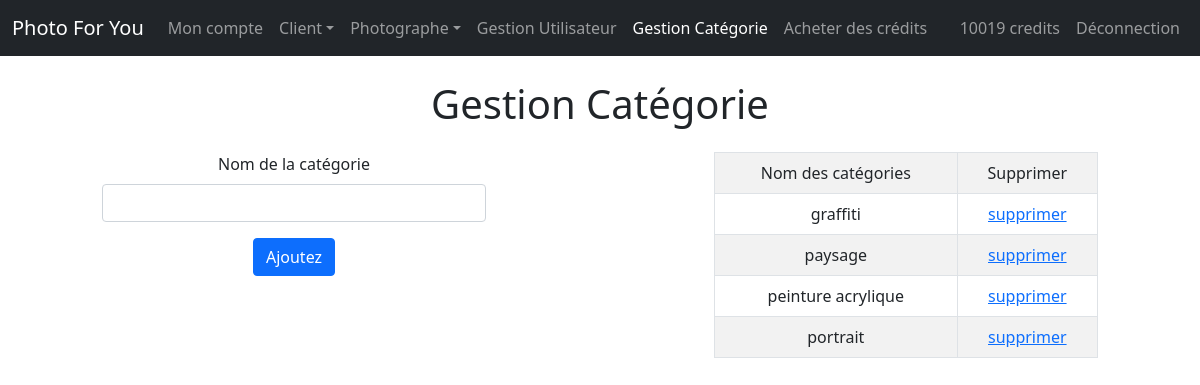
The app's page /gestion-categorie.php (signed in) with its own data.
### tables this page shows
CREATE TABLE IF NOT EXISTS `navbar` (
  `id` int(11) NOT NULL AUTO_INCREMENT,
  `acte` varchar(40) NOT NULL,
  `lien` varchar(40) NOT NULL,
  `droit` int(11) NOT NULL,
  PRIMARY KEY (`id`)
);

CREATE TABLE IF NOT EXISTS `user` (
  `id` int(11) NOT NULL AUTO_INCREMENT,
  `nom` varchar(40) NOT NULL,
  `prenom` varchar(40) NOT NULL,
  `pseudo` varchar(20) NOT NULL,
  `img_profil` varchar(50) NOT NULL,
  `mail` varchar(40) NOT NULL,
  `mdp` varchar(40) NOT NULL,
  `grade` varchar(40) NOT NULL,
  `SIRET` varchar(14) DEFAULT NULL,
  `credits` int(11) NOT NULL DEFAULT '0',
  `etat` varchar(15) NOT NULL,
  PRIMARY KEY (`id`)
);

CREATE TABLE IF NOT EXISTS `categorie` (
  `nom_categorie` varchar(20) NOT NULL,
  PRIMARY KEY (`nom_categorie`)
);

### gestion-categorie.php (the view, shortened to what this page needs)
<!DOCTYPE html>
<html lang="fr">
<head>
	<?php include "includes/head.php"; ?>
</head>
	<body>
		<?php
		include "includes/bdd.php";
		include "includes/nav.php";
		?>
        <h1 class="text-center mt-4">Gestion Catégorie</h1>
		<div class="row justify-content-center mt-4">
            <div class="col-4 text-center">
                <form method="post">
                    <div class="mb-3">
                        <label for="nom_categorie" class="form-label">Nom de la catégorie</label>
                        <input type="text" class="form-control" name="nom_categorie" pattern="{3,20}" required>
                    </div>
                    <button type="submit" name="submit" class="btn btn-primary">Ajoutez</button>
                </form>
            </div>
            <div class="col-2"></div>
            <div class="col-4">
                <table class="text-center table table-bordered table-striped">
                    <tr>
                        <td class="p-2">Nom des catégories</td>
                        <td class="p-2">Supprimer</td>
                    </tr>
                <?php
                    $req = $bdd->query("SELECT * FROM Categorie");
                    $data = $req->fetchAll();
                    foreach ($data as $li){
                        echo '<tr>';
                        echo '<td>'.$li['nom_categorie'].'</td>';
                        echo '<td><a href="suppr-categorie.php?nom_categorie='.$li['nom_categorie'].'">supprimer<a></td>';
                        echo '</tr/>';
                    }
                ?>
                </table>
            </div>
        </div>
	</body>
</html>

### includes/nav.php (shortened to what this page needs)
<nav class="navbar navbar-expand-lg navbar-dark bg-dark">
  <div class="container-fluid">
    <a class="navbar-brand" href="index.php">Photo For You</a>
    <div class="collapse navbar-collapse" id="navbarSupportedContent">
      <ul class="navbar-nav me-auto">
        <?php
      if(isset($_SESSION['grade'])){
          echo '<li class="nav-item"><a class="nav-link" href="profil.php?id='.$_SESSION['id'].'">Mon compte</a></li>';
      }
          ?>
<?php
        if(isset($_SESSION['grade'])){
          if($_SESSION['grade'] == 'admin'){
            echo '<li class="nav-item dropdown">';
              echo '<a class="nav-link dropdown-toggle" href="#" id="navbarDropdown" role="button" data-bs-toggle="dropdown" aria-expanded="false">Client</a>';
            echo '</li>';
            echo '<li class="nav-item dropdown">';
              echo '<a class="nav-link dropdown-toggle" href="#" id="navbarDropdown" role="button" data-bs-toggle="dropdown" aria-expanded="false">Photographe</a>';
              echo '</li>';
            $req = $bdd->query("SELECT acte, lien FROM navbar WHERE droit=3");
            $data = $req->fetchAll();
            foreach ($data as $li){
              echo '<li class="nav-item"><a class="nav-link" href='.$li['lien'].'>'.$li['acte'].'</a></li>';
            }
          }
          if($_SESSION['grade']){
            echo '<li class="nav-item"><a class="nav-link" href="acheter-des-credits.php">Acheter des crédits</a></li>';
          }
        }
?>
      </ul>
      <ul class="navbar-nav">
<?php
        if (isset($_SESSION['grade'])) {
          $req = $bdd->prepare("SELECT credits FROM user WHERE id = :id");
          $req->bindValue(':id', $_SESSION['id']);
          $req->execute();
          $data = $req->fetch(\PDO::FETCH_OBJ);
          $credits = $data->credits;
          echo '<li class="nav-item"><a class="nav-link" href="acheter-des-credits.php">'.$credits.' credits</a></li>';
        }
        ?>
<?php
        if(isset($_SESSION['grade'])){
          echo '<li class="nav-item"><a class="nav-link" href="includes/logout.php">Déconnection</a></li>';
        }else{
          echo '<li class="nav-item"><a class="nav-link" href="connexion.php">Connexion</a></li>';
          echo '<li class="nav-item"><a class="nav-link" href="inscription.php">Inscription</a></li>';
        }
?>
      </ul>
    </div>
  </div>
</nav>

### records on screen
navbar: acte "Gestion Utilisateur"
navbar: acte "Gestion Catégorie"
user: credits "10019"
categorie: nom_categorie "graffiti"
categorie: nom_categorie "paysage"
categorie: nom_categorie "peinture acrylique"
categorie: nom_categorie "portrait"
